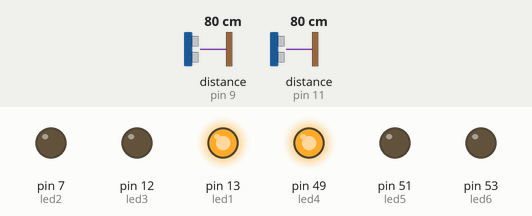
Bench run of a sketch on a simulated Arduino Mega 2560, built with avr-gcc and run on an emulated ATmega2560. Shown: output pins drawn as LEDs (lit = HIGH). Wiring (inferred from the names in the program): 2 × ultrasonic range finder: trigger pin 8, echo pin 11 / trigger pin 10, echo pin 9. The inputs (shaded band) are chosen by the test bench; at power-on: distance to the obstacle (sensors on pin 9, pin 11) 80 cm. The echo pulse lasts 58.3 µs per cm; WiFi joins after 1.5 s; servers stay silent unless stated; pins used as bus, display or sensor lines are not drawn.

Above: at 3.0 s.
3.1 s: distance to the obstacle (sensor on pin 9) set to 2 cm
At 3.4 s:
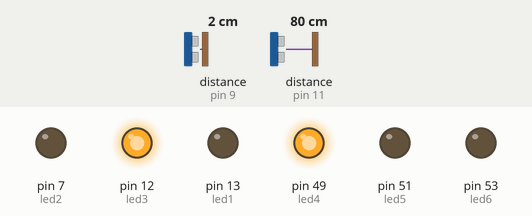
4.6 s: distance to the obstacle (sensor on pin 11) set to 2 cm
At 5.4 s:
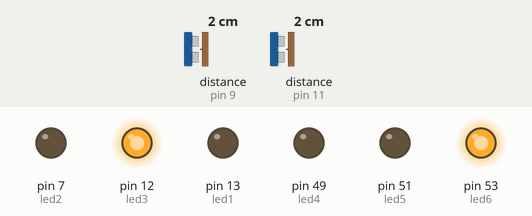
6.1 s: distance to the obstacle (sensor on pin 9) set to 8 cm
7.6 s: distance to the obstacle (sensor on pin 9) set to 11 cm
At 8.8 s:
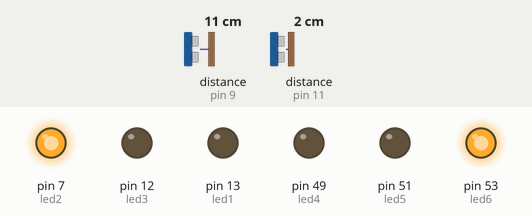
9.1 s: distance to the obstacle (sensor on pin 11) set to 8 cm
10.6 s: distance to the obstacle (sensor on pin 11) set to 11 cm
At 11.1 s:
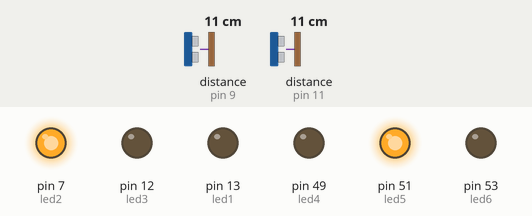
Timing chart, 0 to 13.1 s (numbered marks = the images above; inputs shaded):
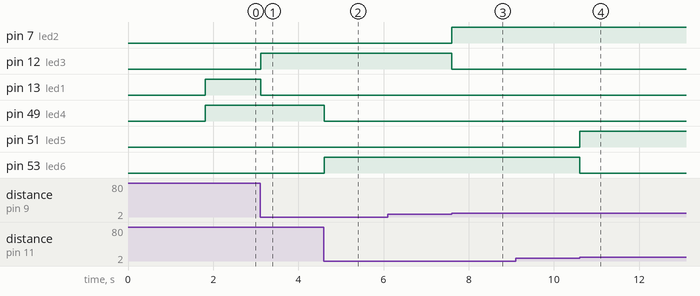

The sketch:

monitoring.ino
```cpp
#define BLYNK_PRINT Serial1
#include <BlynkSimpleStream.h>

char auth[] = "3Dj06uWXos0uVHrwNZO2rzH9eKO0NdXW";

const int trigPin1 =  10;       //grey
const int echoPin1 = 9;         //purple

const int trigPin2 = 8;
const int echoPin2 = 11;

#define led1 13      //green
#define led2 7       //white
#define led3 12      //red

#define led4 49      //green
#define led5 51      //white
#define led6 53      //red

float duration1, distance1, duration2, distance2;

BLYNK_READ(V0) {
  Blynk.virtualWrite(V0, (1-((distance1-3)/14))*100);
}

BLYNK_READ(V1) {
  Blynk.virtualWrite(V1, (1-((distance2-3)/14))*100);
}


void setup() {
  Serial.begin(9600);

  pinMode(trigPin1, OUTPUT);
  pinMode(echoPin1, INPUT);
  pinMode(led1, OUTPUT);
  pinMode(led2, OUTPUT);
  pinMode(led3, OUTPUT);
  pinMode(trigPin2, OUTPUT);
  pinMode(echoPin2, INPUT);
  pinMode(led4, OUTPUT);
  pinMode(led5, OUTPUT);
  pinMode(led6, OUTPUT);


  Blynk.begin(Serial, auth);
}
void loop()
{
  calDist(trigPin1, echoPin1, 1);
  calDist(trigPin2, echoPin2, 2);

  glow(led1, led2, led3, distance1);
  glow(led4, led5, led6, distance2);

  Blynk.run();
}

void glow(int l1, int l2, int l3, int distance)
{
  if(distance < 8)
  {
    digitalWrite(l1, LOW);
    digitalWrite(l2, LOW);
    digitalWrite(l3, HIGH);
  }
  else if(distance > 8 && distance < 12)
  {
    digitalWrite(l1, LOW);
    digitalWrite(l2, HIGH);
    digitalWrite(l3, LOW);
  }
  else if(distance > 12)
  {
    digitalWrite(l1, HIGH);
    digitalWrite(l2, LOW);
    digitalWrite(l3, LOW);
  }
}

void calDist(int trigPin, int echoPin, int sensorNo)
{
  digitalWrite(trigPin, LOW);
  delayMicroseconds(2);
  digitalWrite(trigPin, HIGH);
  delayMicroseconds(10);
  digitalWrite(trigPin, LOW);

  if(sensorNo == 2)
  {
    duration2 = pulseIn(echoPin, HIGH);
    distance2 = (duration2*.0343)/2;
    }
  else
  {
    duration1 = pulseIn(echoPin, HIGH);
    distance1 = (duration1*.0343)/2;
    }
  }
```

Measured:
- the behaviour switches between 9 and 10 cm on distance to the obstacle (sensor on pin 9) (found by bisection; images 2 and 3)
- the behaviour switches between 9 and 10 cm on distance to the obstacle (sensor on pin 11) (found by bisection; images 3 and 4)
- after the input at 3.1 s, pin 12 (led3): LOW → HIGH at once; pin 13 (led1): HIGH → LOW at once
- after the input at 4.6 s, pin 49 (led4): HIGH → LOW at once; pin 53 (led6): LOW → HIGH at once
- after the input at 6.1 s, every drawn part: stays the same
- after the input at 7.6 s, pin 7 (led2): LOW → HIGH at once; pin 12 (led3): HIGH → LOW at once
- after the input at 9.1 s, every drawn part: stays the same
- after the input at 10.6 s, pin 51 (led5): LOW → HIGH at once; pin 53 (led6): HIGH → LOW at once
